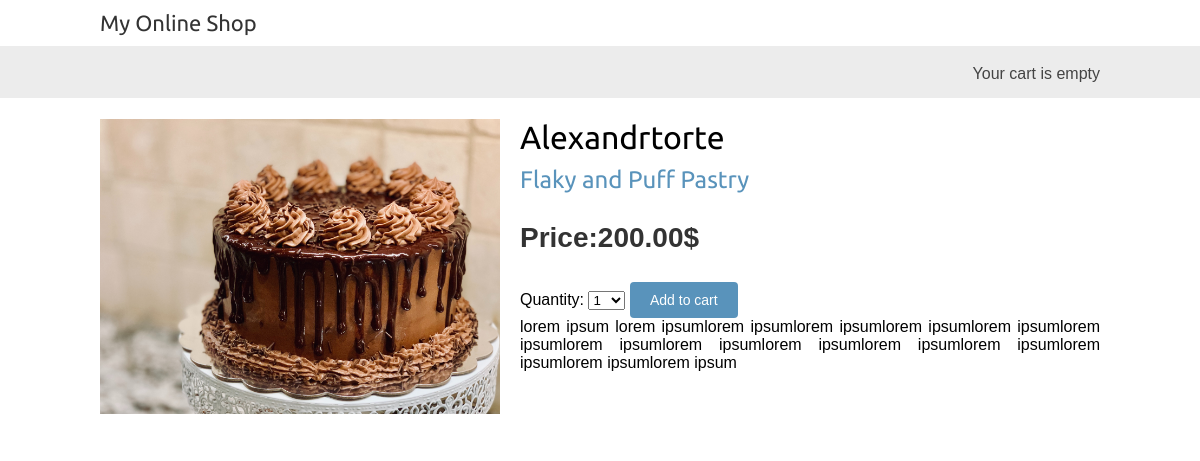
Screenshot of /1/Alexandrtorte/ with the database file from the repository.
### onlineshop/models.py (models this page shows, shortened)
class Product(models.Model):
    category = models.ForeignKey(Category, related_name="products", on_delete=models.SET_NULL, null=True)
    name = models.CharField(max_length=200, db_index=True)
    slug = models.SlugField(max_length=200, unique=True)
    image = models.ImageField(upload_to="products/%Y/%M/%d", blank=True)
    description = models.TextField(blank=True)
    price = models.DecimalField(max_digits=10, decimal_places=2)
    available = models.BooleanField(default=True)
    created_at = models.DateTimeField(auto_now_add=True)
    updated_at = models.DateTimeField(auto_now=True)
    class Meta:
        ordering = ['-name']
        index_together = (('id', 'slug'),)

class Category(models.Model):
    name = models.CharField(max_length=200, db_index=True)
    slug = models.SlugField(max_length=200, unique=True)
    def __str__(self):
        return self.name
    def get_absolute_url(self):
        return reverse("onlineshop:product_list_by_category", args=[self.slug])
    class Meta:
        ordering = ['-name']
        verbose_name = 'Category'
        verbose_name_plural = 'Categories'

### onlineshop/views.py (the view)
# urls.py: path('<int:id>/<slug:slug>/', product_detail, name='product_detail'),
def product_detail(request, id, slug):
    product = get_object_or_404(Product, id=id, slug=slug, available=True)
    cart_product_form = CartAddProductForm()
    return render(request, 'onlineshop/product/detail.html', {'product':product, 'cart_product_form': cart_product_form})

### cart/forms.py
class CartAddProductForm(forms.Form):
    quantity = forms.TypedChoiceField(choices=PRODUCT_QUANTITY_CHOICES, coerce=int)
    override = forms.BooleanField(required=False, initial=False, widget=forms.HiddenInput)

### cart/cart.py (called while the page is built)
    def __len__(self):
        return sum( item['quantity'] for item in self.cart.values())

### cart/context_processors.py (called while the page is built)
def cart(request):
    return {'cart': Cart(request)}

### onlineshop/templates/onlineshop/product/detail.html (shortened to what this page needs)
{% extends 'onlineshop/base.html' %}
{% load static %}
{% block content%}
    <div class="product-detail">
        <img src="{% if product.image %}{{ product.image.url }}{% else %}{% static 'img/default_pr.jpg' %}{% endif %}">
        <h1>{{ product.name }}</h1>
        <h2><a href="{{ product.category.get_absolute_url }}">{{ product.category }}</a></h2>
        <p class="price">Price:{{ product.price }}$</p>
        <form action="{% url 'cart:cart_add' product.id %}" method="POST">
            {{ cart_product_form }}
            <input type="submit" value="Add to cart">
        </form>
        {{ product.description}}
    </div>
{% endblock %}

### static/css/base.css (style rules this page uses)
body { margin:0; padding:0; font-family:helvetica, sans-serif; }
h1, h2, h3, h4, h5 , h6 { font-family: 'Ubuntu', sans-serif; font-weight:normal; }
a { text-decoration:none; color:#5993bb; }
a.button, input[type="submit"] { color:#fff; background:#5993bb; border-radius:4px; padding:10px 20px; font-size:14px; border:0; }
.product-detail { text-align:justify; }
.product-detail .price { color:#333; font-size:28px; font-weight:bold; }
.product-detail img { width:40%; float:left; padding:0 20px 20px 0; }
.product-detail h1 { margin-bottom:0; }
.product-detail h2 { margin-top:10px; }

### rows the page displays
Product: image (picture), name "Alexandrtorte", category "Flaky and Puff Pastry", price "200.00", description "lorem ipsum lorem ipsumlorem ipsumlorem ipsumlorem ipsumlorem ipsumlorem ipsumlorem ipsumlorem ipsumlorem ipsumlorem ipsumlorem ipsumlorem ipsumlorem ipsumlorem ipsum"
